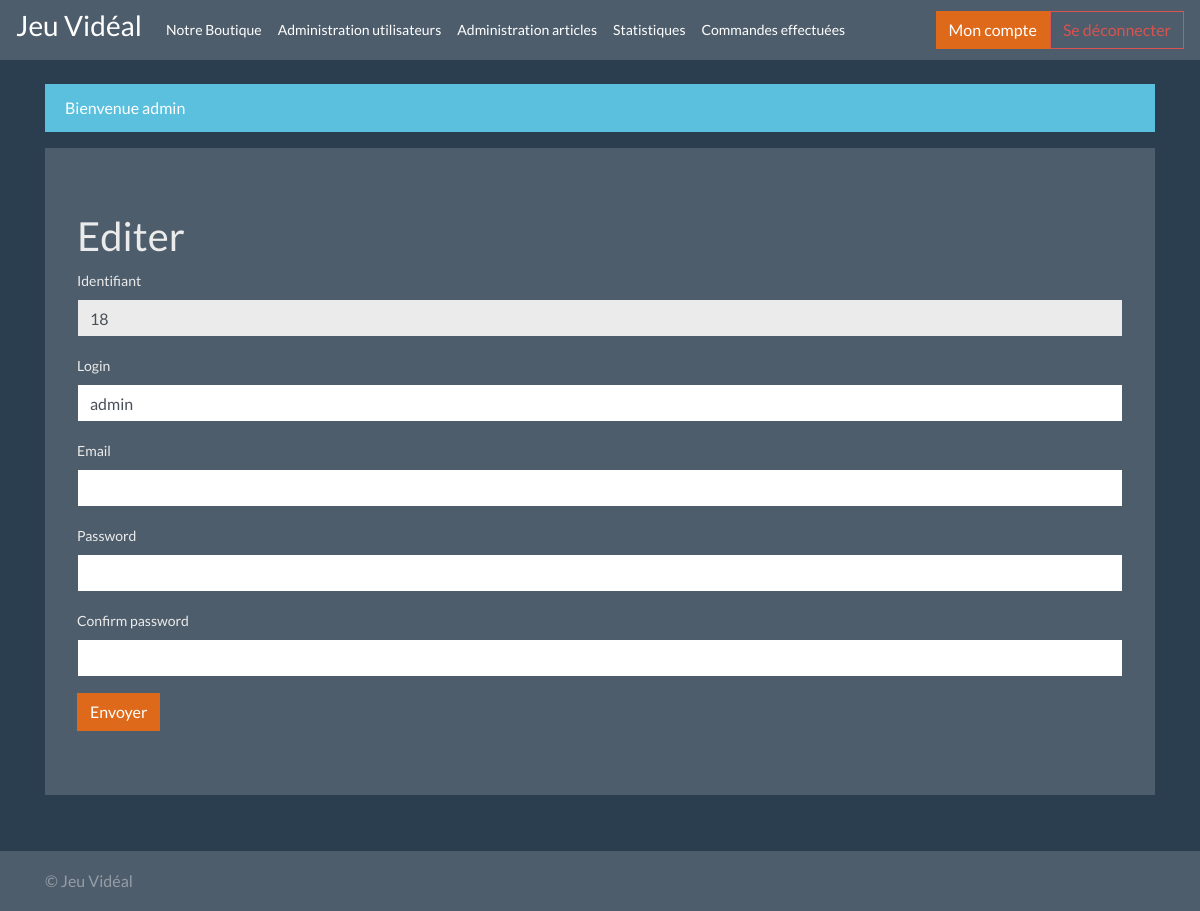
/admin_user/admin/edit (signed in), run on an earlier commit of the app's database.
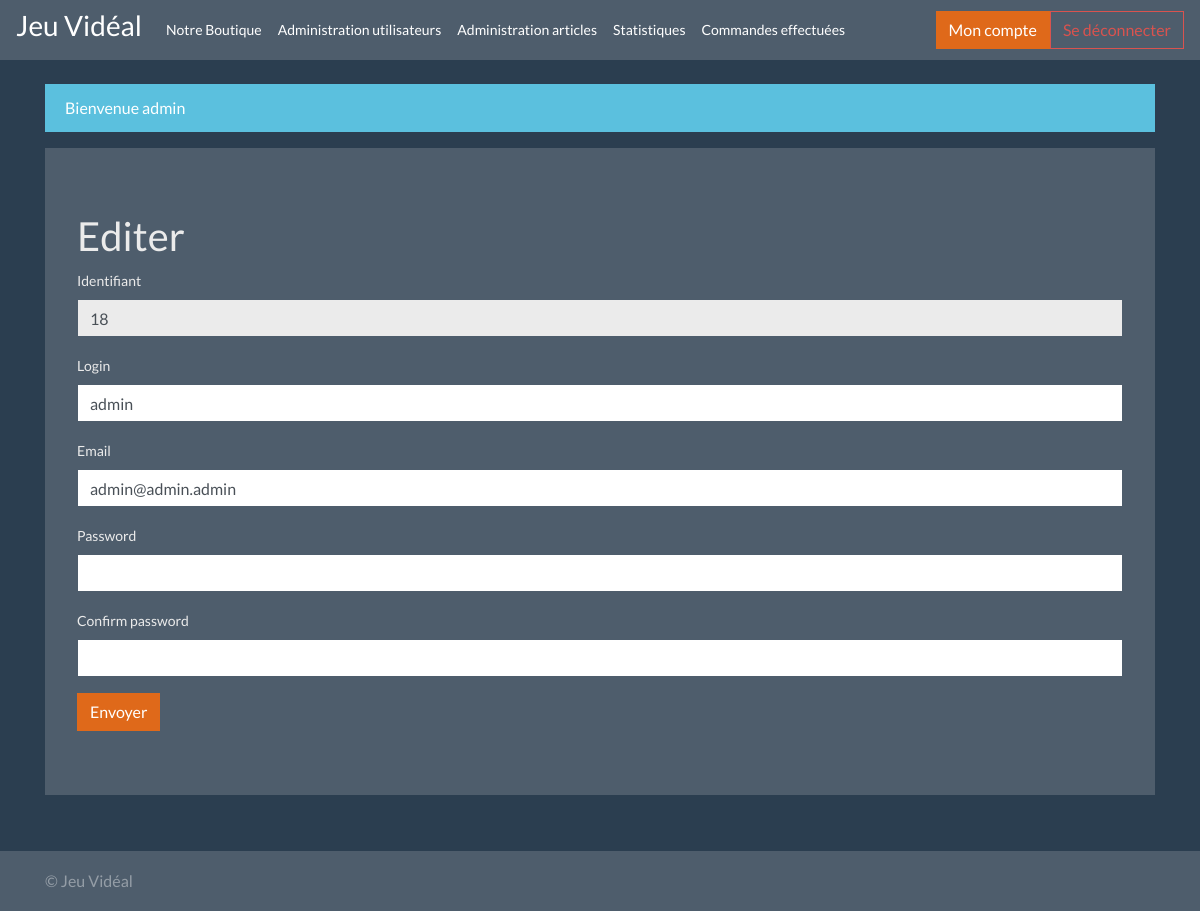
And on a later commit of the database.
### tables this page shows
CREATE TABLE `utilisateur` (
  `ID` int(11) NOT NULL AUTO_INCREMENT,
  `login` varchar(25) NOT NULL,
  `nom` varchar(50) DEFAULT NULL,
  `prenom` varchar(50) DEFAULT NULL,
  `mail` varchar(50) DEFAULT NULL,
  `roleID` int(11) DEFAULT NULL,
  `password` varchar(255) DEFAULT NULL,
  `actif` tinyint(1) DEFAULT '1',
  PRIMARY KEY (`ID`),
  KEY `roleID` (`roleID`),
  CONSTRAINT `utilisateur_ibfk_1` FOREIGN KEY (`roleID`) REFERENCES `role` (`id`)
);

### controllers/admin_user_edit.php (called while the page is built, shortened)
<?php
require 'models/users.php';
if(REQ_TYPE_ID){
    $user = getUserByLogin(REQ_TYPE_ID);
}
else {
    $user = getUserById($_SESSION['id']);
    header("Location: ".ROOT_PATH."user/".$user['login']);
    exit();
}
include 'views/admin_user_edit.php';
?>

### models/db.php (called while the page is built)
<?php
function getDB() {
    try
    {
        $bdd = new PDO('mysql:host=localhost;dbname=jeux_video_store;charset=utf8', ''.BDD_LOGIN.'', ''.BDD_MDP.'', array(PDO::ATTR_ERRMODE => PDO::ERRMODE_EXCEPTION));
        return $bdd;
    }
    catch (Exception $e)
    {
        die('Erreur : ' . $e->getMessage());
    }
}

### models/users.php (called while the page is built, shortened)
<?php
require_once 'models/db.php';
function getUserByLogin($login) {
    $reponse = getDB()->prepare('SELECT * FROM UTILISATEUR WHERE login = :login');
    $reponse->execute([':login' => $login]);
    $user = $reponse->fetch();
    return $user;
}
?>

### views/admin_user_edit.php (the view, shortened to what this page needs)
<form method="POST">
    <div class="form-group">
        <label for="idid">Identifiant</label>
        <input type="text" maxlength="12" pattern="[^()/><\][\\\x22,;|+ ]+" class="form-control" id="idid" name="id" value="<?= $user['ID']?>" readonly>
    </div>
    <div class="form-group">
        <label for="idlogin">Login</label>
        <input type="text" class="form-control" id="idlogin" name="login" value="<?= $user['login']?>">
    </div>
    <div class="form-group">
        <label for="idmail">Email</label>
        <input type="email" class="form-control" id="idmail" name="mail" value="<?= $user['mail']?>">
    </div>
    <div class="form-group">
        <label for="idmdp">Password</label>
        <input type="password" class="form-control" id="idpassword" name="password">
    </div>
    <div class="form-group">
        <label for="idconfirmpassword">Confirm password</label>
        <input type="password" class="form-control" id="idconfirmpassword" name="confirmpassword">
    </div>
    <button type="submit" class="btn btn-primary">Envoyer</button>
</form>
<?php
include 'includes/template.php';
?>

What changed in the data, as far as the page shows it:
changed utilisateur "admin": mail (not shown) → "admin@admin.admin"
